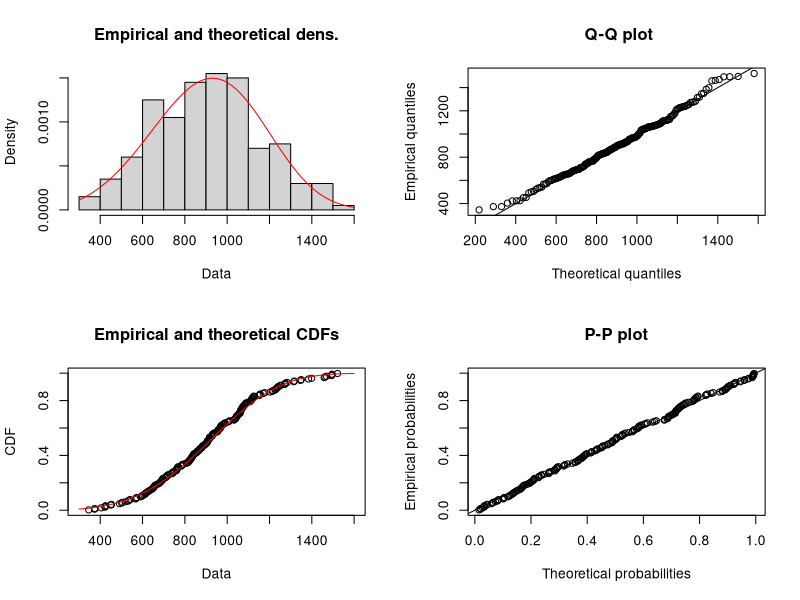
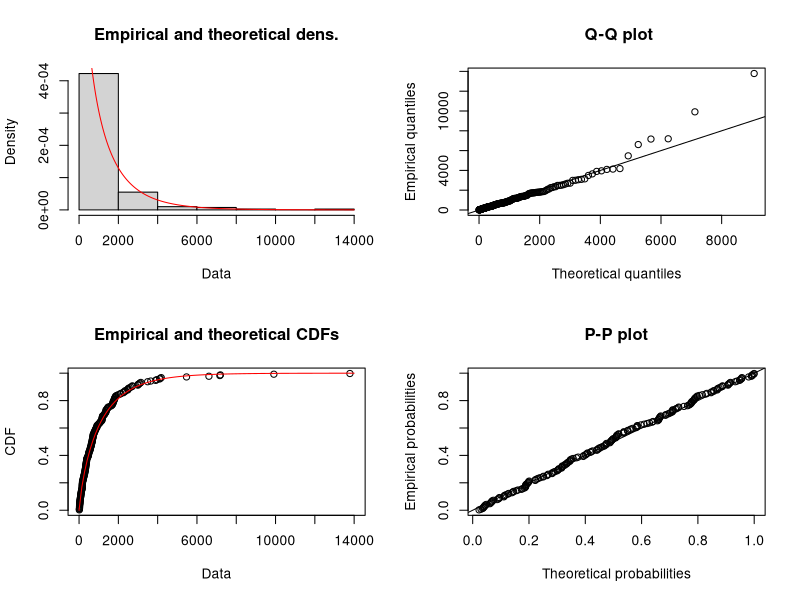
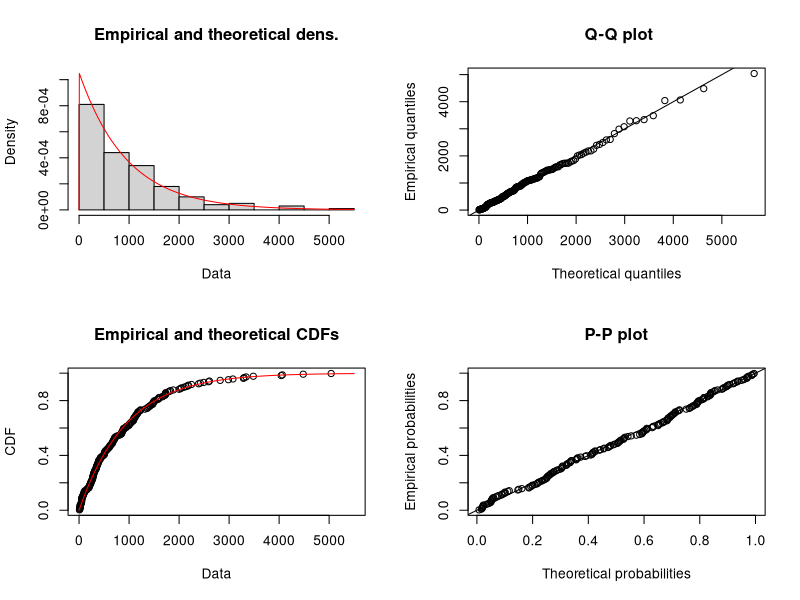

These charts were generated, in order, by the following R code: (Note: this script raises an error after producing the figures.)

library(lhs)
library(fitdistrplus)

nreg = 200

# Weibull
# Parâmetro de Forma - BETA - SLOPE:
# Parametro de escala - N 
# Parâmetro de Localização Y

# O parametro de Forma influencia a taxa de falha:
# B < 1 - Taxa de Falha Diminui com o tempo
# B =~ 1 - Taxa de Falha Constante
# B > 1 - Taxa de Falha aumenta com o Tempo


# ttfs = qweibull(lhs,0.8,50)

shape_inf = 0.8
shape_fim = 4
shape_vida_util = 1
scale = 1000

ttfs_vida_util = rweibull(nreg,shape_vida_util,scale)
ttfs_infantil = rweibull(nreg,shape_inf,scale)
ttfs_fim_vida_util = rweibull(nreg,shape_fim,scale)

weibull_inf = fitdist(ttfs_infantil,"weibull")
weibull_fim = fitdist(ttfs_fim_vida_util,"weibull")
weibull_vida_util = fitdist(ttfs_vida_util,"weibull")

plot(weibull_fim)
plot(weibull_inf)
plot(weibull_vida_util)

resultado
"H0 = Os Dados utilizados seguem uma distribuicao Weibull"
"H1 = Os Dados utilizados nao seguem uma distribuicao Weibull"
"Teste CVM"
resultado$cvmtest
"Teste KS"
resultado$kstest
"Teste AD"
resultado$adtest


resultado = gofstat(weibull_fim)
resultado$adtest
gofstat(weibull_inf)

# write.csv(ttfs,file="falhas_simuladas.txt",row.names = FALSE,)

# Retirando a virgula (isto não deveria travar o problema)
ttfs_vida_util = round(ttfs_vida_util,2)
ttfs_infantil = round(ttfs_infantil,2)
ttfs_fim_vida_util = round(ttfs_fim_vida_util,2)


ttfs_vida_util = as.matrix(ttfs_vida_util)
colnames(ttfs_vida_util) = "Horas"
ttfs_infantil = as.matrix(ttfs_infantil)
colnames(ttfs_infantil) = "Horas"
ttfs_fim_vida_util = as.matrix(ttfs_fim_vida_util)
colnames(ttfs_fim_vida_util) = "Horas"


write.csv(ttfs_vida_util,file="t_vida_util.txt",row.names = FALSE)
write.csv(ttfs_infantil,file="t_infantil.txt",row.names = FALSE)
write.csv(ttfs_fim_vida_util,file="t_fim_vida_util.txt",row.names = FALSE)
